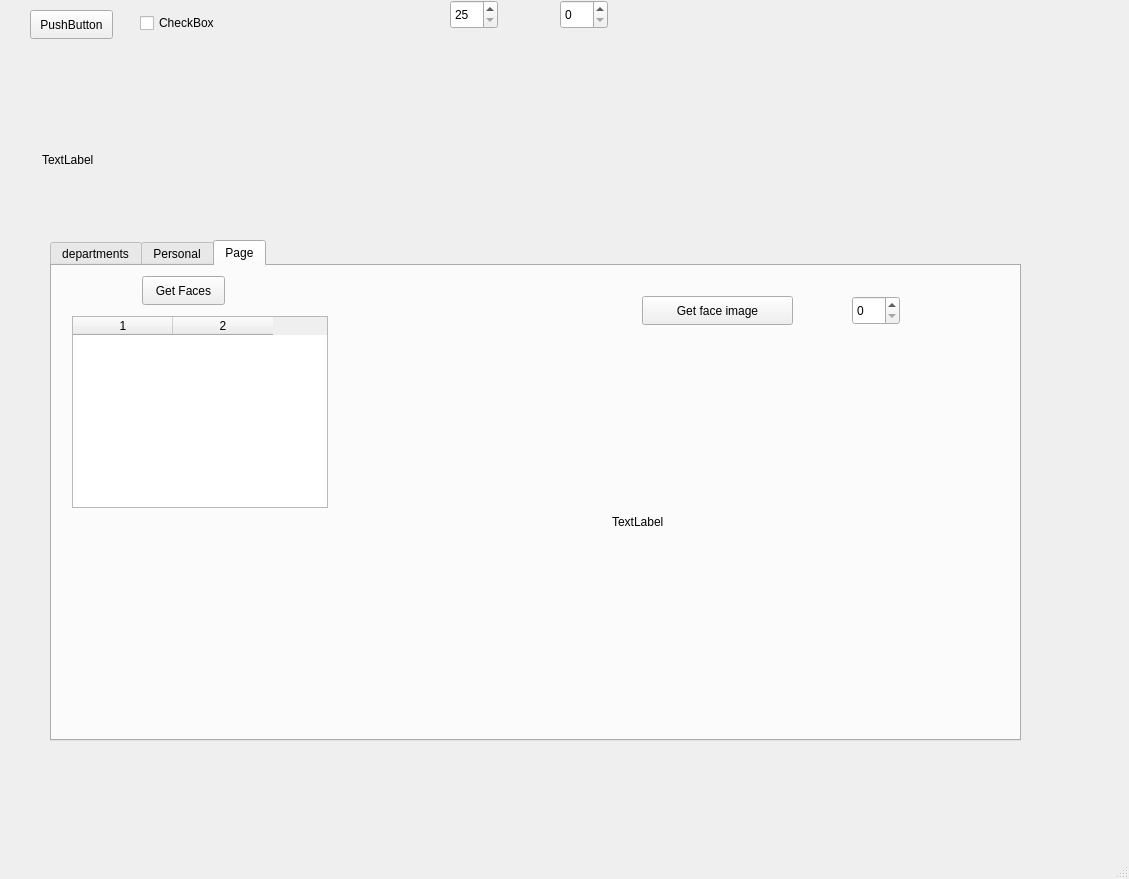
<?xml version="1.0" encoding="UTF-8"?>
<ui version="4.0">
 <class>MainWindow</class>
 <widget class="QMainWindow" name="MainWindow">
  <property name="geometry">
   <rect>
    <x>0</x>
    <y>0</y>
    <width>1129</width>
    <height>879</height>
   </rect>
  </property>
  <property name="sizePolicy">
   <sizepolicy hsizetype="Expanding" vsizetype="Expanding">
    <horstretch>0</horstretch>
    <verstretch>0</verstretch>
   </sizepolicy>
  </property>
  <property name="windowTitle">
   <string>MainWindow</string>
  </property>
  <widget class="QWidget" name="centralwidget">
   <widget class="QPushButton" name="pushButton">
    <property name="geometry">
     <rect>
      <x>30</x>
      <y>10</y>
      <width>83</width>
      <height>29</height>
     </rect>
    </property>
    <property name="text">
     <string>PushButton</string>
    </property>
   </widget>
   <widget class="QCheckBox" name="checkBox">
    <property name="geometry">
     <rect>
      <x>140</x>
      <y>10</y>
      <width>93</width>
      <height>26</height>
     </rect>
    </property>
    <property name="text">
     <string>CheckBox</string>
    </property>
   </widget>
   <widget class="QTabWidget" name="tabWidget">
    <property name="geometry">
     <rect>
      <x>50</x>
      <y>240</y>
      <width>971</width>
      <height>501</height>
     </rect>
    </property>
    <property name="currentIndex">
     <number>2</number>
    </property>
    <widget class="QWidget" name="departments">
     <attribute name="title">
      <string>departments</string>
     </attribute>
     <widget class="QPushButton" name="get_deps_button">
      <property name="geometry">
       <rect>
        <x>70</x>
        <y>40</y>
        <width>131</width>
        <height>29</height>
       </rect>
      </property>
      <property name="text">
       <string>get departments</string>
      </property>
     </widget>
     <widget class="QTableWidget" name="tableDep">
      <property name="geometry">
       <rect>
        <x>20</x>
        <y>110</y>
        <width>256</width>
        <height>192</height>
       </rect>
      </property>
      <property name="columnCount">
       <number>2</number>
      </property>
      <attribute name="horizontalHeaderVisible">
       <bool>true</bool>
      </attribute>
      <attribute name="verticalHeaderVisible">
       <bool>false</bool>
      </attribute>
      <column/>
      <column/>
     </widget>
     <widget class="QPushButton" name="NewDepBut">
      <property name="geometry">
       <rect>
        <x>410</x>
        <y>40</y>
        <width>161</width>
        <height>29</height>
       </rect>
      </property>
      <property name="text">
       <string>Add new department</string>
      </property>
     </widget>
     <widget class="QLineEdit" name="NewDepEdit">
      <property name="geometry">
       <rect>
        <x>420</x>
        <y>90</y>
        <width>113</width>
        <height>28</height>
       </rect>
      </property>
     </widget>
    </widget>
    <widget class="QWidget" name="Personal">
     <attribute name="title">
      <string>Personal</string>
     </attribute>
     <widget class="QTableWidget" name="tablePer">
      <property name="geometry">
       <rect>
        <x>20</x>
        <y>70</y>
        <width>751</width>
        <height>192</height>
       </rect>
      </property>
      <property name="columnCount">
       <number>7</number>
      </property>
      <attribute name="horizontalHeaderVisible">
       <bool>true</bool>
      </attribute>
      <attribute name="verticalHeaderVisible">
       <bool>false</bool>
      </attribute>
      <column/>
      <column/>
      <column/>
      <column/>
      <column/>
      <column/>
      <column/>
     </widget>
     <widget class="QPushButton" name="get_per_button">
      <property name="geometry">
       <rect>
        <x>810</x>
        <y>80</y>
        <width>121</width>
        <height>29</height>
       </rect>
      </property>
      <property name="text">
       <string>Get personal</string>
      </property>
     </widget>
    </widget>
    <widget class="QWidget" name="tab">
     <attribute name="title">
      <string>Page</string>
     </attribute>
     <widget class="QTableWidget" name="tableFaces">
      <property name="geometry">
       <rect>
        <x>20</x>
        <y>50</y>
        <width>256</width>
        <height>192</height>
       </rect>
      </property>
      <property name="columnCount">
       <number>2</number>
      </property>
      <attribute name="horizontalHeaderVisible">
       <bool>true</bool>
      </attribute>
      <attribute name="verticalHeaderVisible">
       <bool>false</bool>
      </attribute>
      <column/>
      <column/>
     </widget>
     <widget class="QPushButton" name="get_faces_button">
      <property name="geometry">
       <rect>
        <x>90</x>
        <y>10</y>
        <width>83</width>
        <height>29</height>
       </rect>
      </property>
      <property name="text">
       <string>Get Faces</string>
      </property>
     </widget>
     <widget class="QPushButton" name="get_face_image_but">
      <property name="geometry">
       <rect>
        <x>590</x>
        <y>30</y>
        <width>151</width>
        <height>29</height>
       </rect>
      </property>
      <property name="text">
       <string>Get face image</string>
      </property>
     </widget>
     <widget class="QSpinBox" name="spin_face_id">
      <property name="geometry">
       <rect>
        <x>800</x>
        <y>30</y>
        <width>48</width>
        <height>29</height>
       </rect>
      </property>
     </widget>
     <widget class="QLabel" name="face_image">
      <property name="geometry">
       <rect>
        <x>560</x>
        <y>90</y>
        <width>391</width>
        <height>331</height>
       </rect>
      </property>
      <property name="text">
       <string>TextLabel</string>
      </property>
      <property name="scaledContents">
       <bool>true</bool>
      </property>
     </widget>
    </widget>
   </widget>
   <widget class="QLabel" name="label">
    <property name="geometry">
     <rect>
      <x>42</x>
      <y>59</y>
      <width>341</width>
      <height>201</height>
     </rect>
    </property>
    <property name="sizePolicy">
     <sizepolicy hsizetype="Ignored" vsizetype="Ignored">
      <horstretch>0</horstretch>
      <verstretch>0</verstretch>
     </sizepolicy>
    </property>
    <property name="text">
     <string>TextLabel</string>
    </property>
    <property name="scaledContents">
     <bool>true</bool>
    </property>
   </widget>
   <widget class="QSpinBox" name="spinBox">
    <property name="geometry">
     <rect>
      <x>450</x>
      <y>0</y>
      <width>48</width>
      <height>29</height>
     </rect>
    </property>
    <property name="minimum">
     <number>25</number>
    </property>
    <property name="maximum">
     <number>51</number>
    </property>
   </widget>
   <widget class="QSpinBox" name="spinBox_2">
    <property name="geometry">
     <rect>
      <x>560</x>
      <y>0</y>
      <width>48</width>
      <height>29</height>
     </rect>
    </property>
    <property name="maximum">
     <number>1</number>
    </property>
   </widget>
  </widget>
  <widget class="QMenuBar" name="menubar">
   <property name="geometry">
    <rect>
     <x>0</x>
     <y>0</y>
     <width>1129</width>
     <height>25</height>
    </rect>
   </property>
  </widget>
  <widget class="QStatusBar" name="statusbar"/>
 </widget>
 <resources/>
 <connections/>
</ui>
